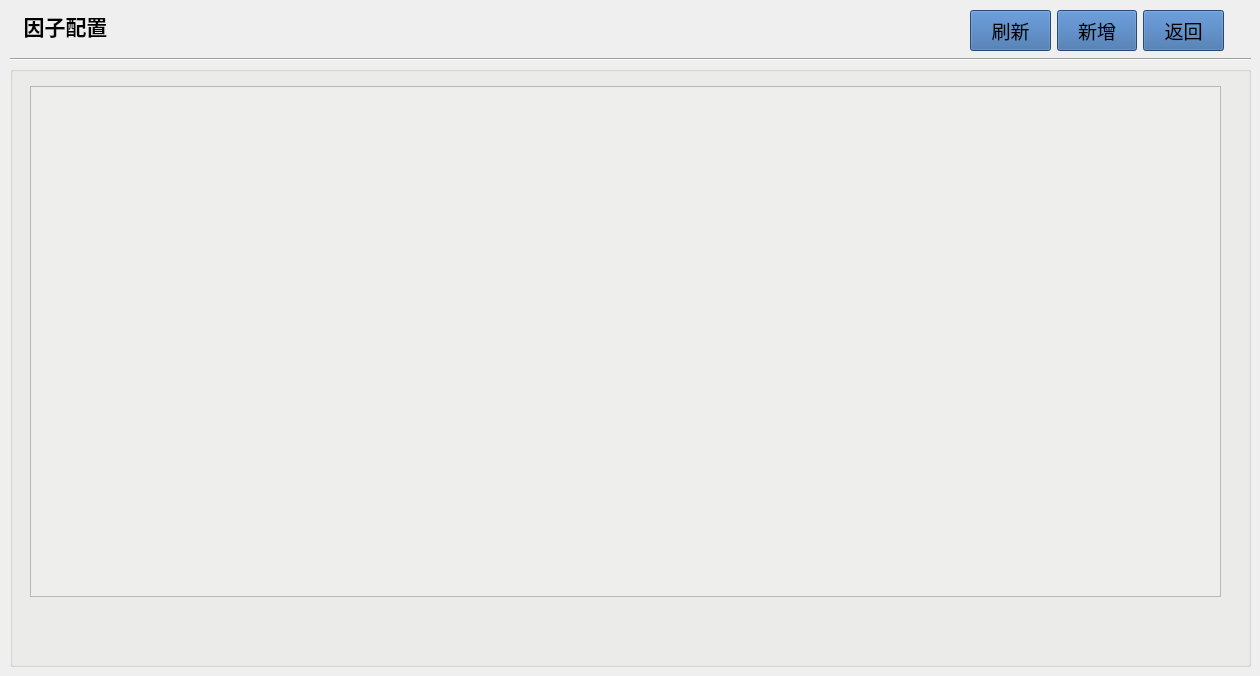
    <widget class="QWidget" name="page_11">
     <widget class="QWidget" name="layoutWidget_4">
      <property name="geometry">
       <rect>
        <x>970</x>
        <y>10</y>
        <width>254</width>
        <height>41</height>
       </rect>
      </property>
      <layout class="QHBoxLayout" name="horizontalLayout_54">
       <item>
        <widget class="QPushButton" name="pushButton_Updatef">
         <property name="sizePolicy">
          <sizepolicy hsizetype="Minimum" vsizetype="Expanding">
           <horstretch>0</horstretch>
           <verstretch>0</verstretch>
          </sizepolicy>
         </property>
         <property name="font">
          <font>
           <pointsize>14</pointsize>
          </font>
         </property>
         <property name="styleSheet">
          <string notr="true">background-color: rgb(52, 101, 164);</string>
         </property>
         <property name="text">
          <string>刷新</string>
         </property>
        </widget>
       </item>
       <item>
        <widget class="QPushButton" name="pushButton_Addf">
         <property name="sizePolicy">
          <sizepolicy hsizetype="Minimum" vsizetype="Expanding">
           <horstretch>0</horstretch>
           <verstretch>0</verstretch>
          </sizepolicy>
         </property>
         <property name="font">
          <font>
           <pointsize>14</pointsize>
          </font>
         </property>
         <property name="styleSheet">
          <string notr="true">background-color: rgb(52, 101, 164);</string>
         </property>
         <property name="text">
          <string>新增</string>
         </property>
        </widget>
       </item>
       <item>
        <widget class="QPushButton" name="pushButton_ReturnDev">
         <property name="sizePolicy">
          <sizepolicy hsizetype="Minimum" vsizetype="Expanding">
           <horstretch>0</horstretch>
           <verstretch>0</verstretch>
          </sizepolicy>
         </property>
         <property name="font">
          <font>
           <pointsize>14</pointsize>
          </font>
         </property>
         <property name="styleSheet">
          <string notr="true">background-color: rgb(52, 101, 164);</string>
         </property>
         <property name="text">
          <string>返回</string>
         </property>
        </widget>
       </item>
      </layout>
     </widget>
     <widget class="Line" name="line_6">
      <property name="geometry">
       <rect>
        <x>10</x>
        <y>51</y>
        <width>1241</width>
        <height>16</height>
       </rect>
      </property>
      <property name="frameShadow">
       <enum>QFrame::Sunken</enum>
      </property>
      <property name="orientation">
       <enum>Qt::Horizontal</enum>
      </property>
     </widget>
     <widget class="QGroupBox" name="groupBox_24">
      <property name="geometry">
       <rect>
        <x>10</x>
        <y>66</y>
        <width>1241</width>
        <height>601</height>
       </rect>
      </property>
      <property name="styleSheet">
       <string notr="true">background-color: rgb(238, 238, 236);</string>
      </property>
      <property name="title">
       <string/>
      </property>
      <widget class="QTableWidget" name="tableWidget_Factor">
       <property name="geometry">
        <rect>
         <x>20</x>
         <y>20</y>
         <width>1191</width>
         <height>511</height>
        </rect>
       </property>
      </widget>
     </widget>
     <widget class="QLabel" name="label_51">
      <property name="geometry">
       <rect>
        <x>20</x>
        <y>10</y>
        <width>91</width>
        <height>31</height>
       </rect>
      </property>
      <property name="font">
       <font>
        <pointsize>16</pointsize>
        <weight>75</weight>
        <bold>true</bold>
       </font>
      </property>
      <property name="styleSheet">
       <string notr="true"/>
      </property>
      <property name="text">
       <string>因子配置</string>
      </property>
      <property name="alignment">
       <set>Qt::AlignCenter</set>
      </property>
     </widget>
     <zorder>groupBox_24</zorder>
     <zorder>layoutWidget_4</zorder>
     <zorder>line_6</zorder>
     <zorder>label_51</zorder>
    </widget>
